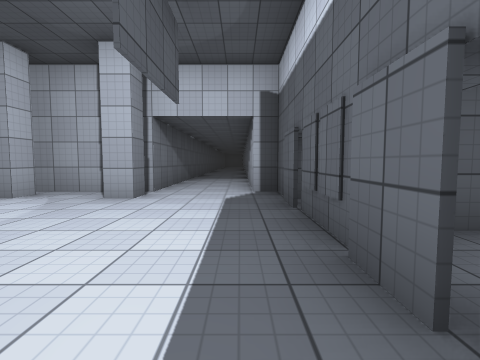
view 1 (above)

17 first-person views from a walk through a scene from a Unity 3-D project. The camera is 1.2 m above the floor, tilts 4° down and sees 85° across. The floor is counted in squares, 2 m on a side. Each view is taken from the middle of a square. On the plan, view 1 faces up. The plan holds only what a view shows up to about 9 squares ahead; the rest is blank. The place goes on beyond the plan. The player is left out. Some animated figures are not drawn. Surface patterns are stand-ins for the level's own textures.

view 2
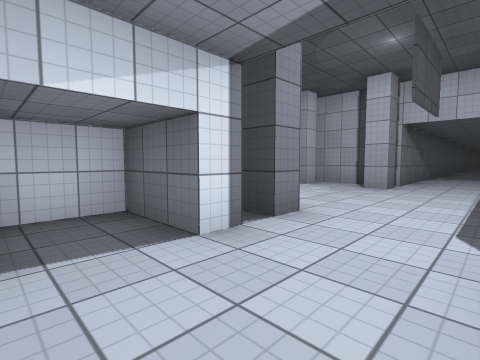

view 3
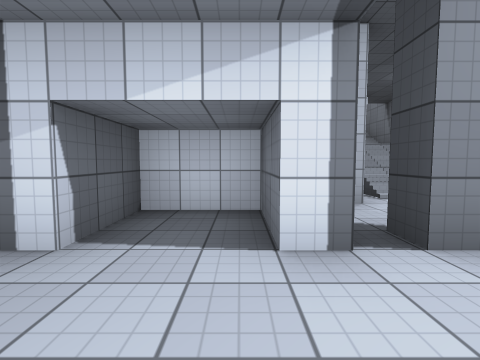

view 4
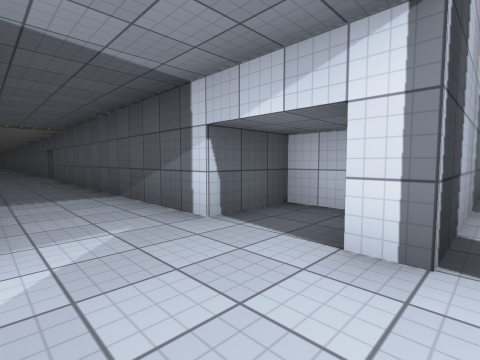

view 5
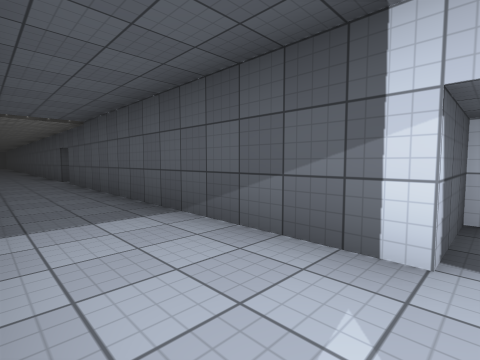

view 6
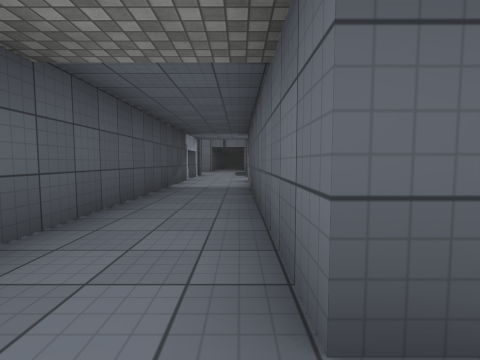

view 7
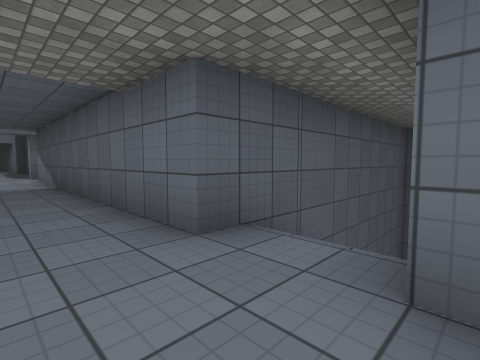

view 8
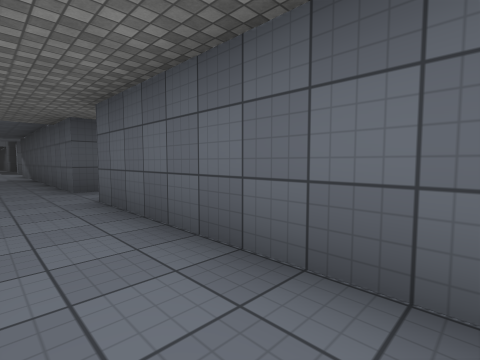

view 9
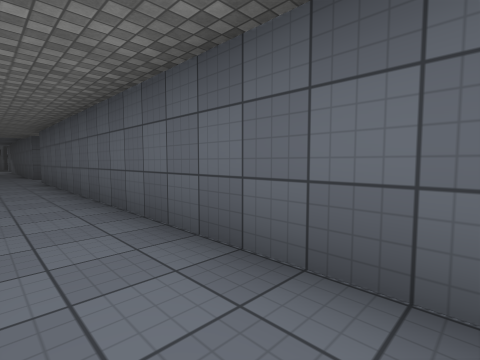

view 10
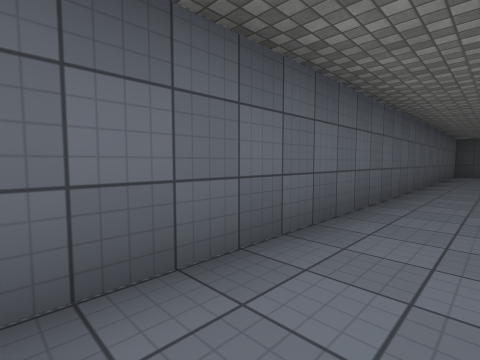

view 11
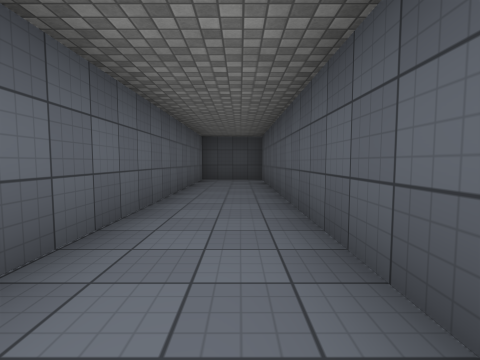

view 12
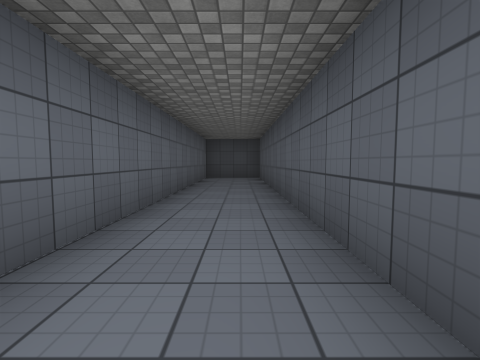

view 13
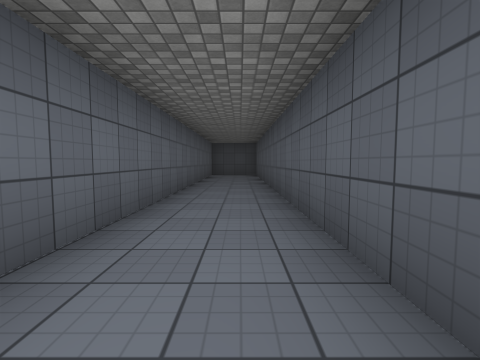

view 14
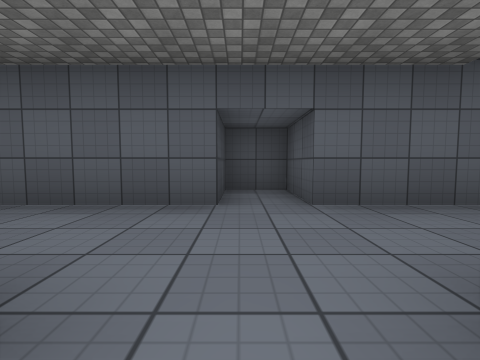

view 15
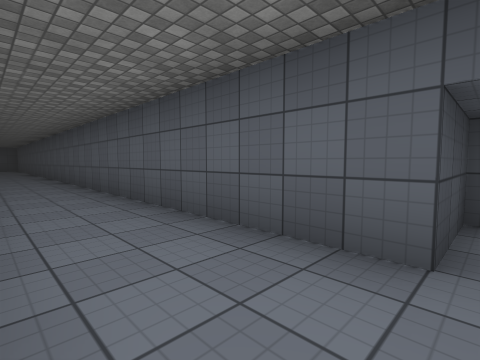

view 16
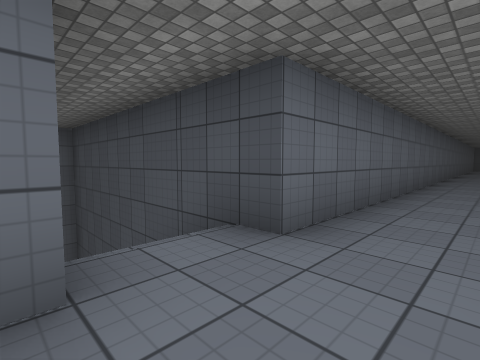

view 17
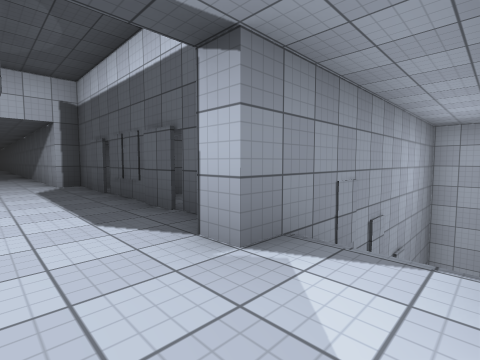

### Floor plan
Key: @ floor where view 1 was taken; # wall or solid block; . floor; / step, stairs or slope; = window, fence, low wall or low ledge; v drop or lower ground.
Columns run from 5 left of view 1 to 3 right of it. Each row starts with its distance up from view 1.
 10     ..
  9    #..#
  8    #..#
  7    #..#
  6  ###..#
  5  .....#
  4  .....#
  3   ....#
  2   ....#v
  1 v/....#
  0 v###.@#
 -1   #.../
 -2  #...//
 -3   ##./
 -4    #./
 -5    #..
 -6    #..#
 -7    #..#
 -8    #..#
 -9    #./
-10   ##./#/#
-11  #..../
-12   ##./###
-13    #./
-14    #..#
-15    #..=
-16    #..#
-17    #..#
-18    #..#
-19    #..#
-20    #..#
-21    #..#
-22    #..#
-23    #..#
-24    #..#
-25    #..#
-26    #..#
-27    #..#
-28    #..#
-29    #..#
-30    #..#
-31    #..#
-32    v##

Positions as (right, up) in squares from view 1, and headings:
1: (0, 0), facing up
2: (0, -2), facing up-left
3: (0, -1), facing left
4: (0, 0), facing down-left
5: (0, -2), facing down-left
6: (0, -11), facing up
7: (-1, -12), facing up-right
8: (-1, -16), facing up-right
9: (-1, -21), facing up-right
10: (-1, -19), facing down-right
11: (-1, -23), facing down
12: (-1, -22), facing down
13: (-1, -20), facing down
14: (1, -11), facing left
15: (0, -11), facing down-left
16: (-1, -10), facing down-right
17: (-1, -2), facing up-right
